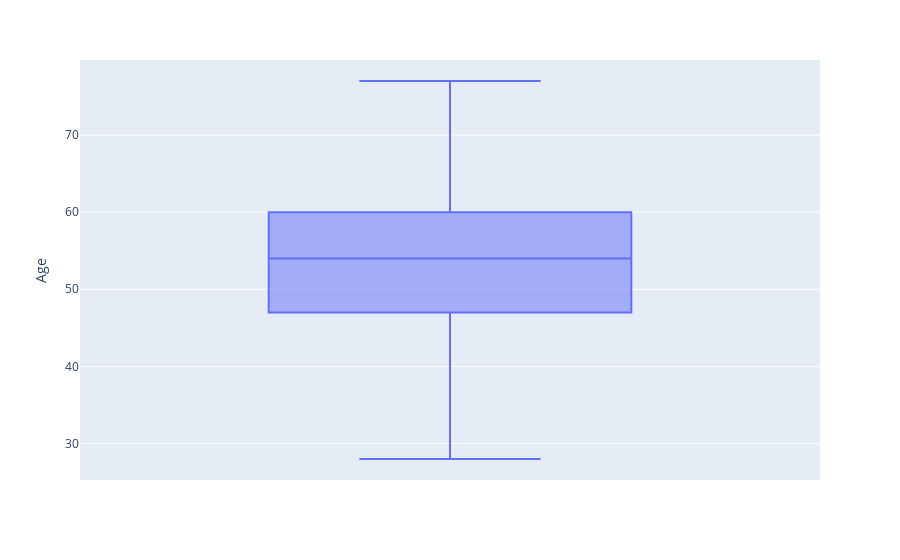

Notebook code for this chart:
### Code cell
px.box(dados2, y="Age")

### Figure 1 — Plotly figure (JSON) as saved in the notebook; plotly's stock layout.template omitted (floating-point values rounded to 4 significant figures; data arrays with more than 128 entries replaced by an {"elided": "..."} marker saying what was removed)
{"data": [{"alignmentgroup": "True", "hovertemplate": "Age=%{y}<extra></extra>", "legendgroup": "", "marker": {"color": "#636efa"}, "name": "", "notched": false, "offsetgroup": "", "orientation": "v", "showlegend": false, "type": "box", "x0": " ", "xaxis": "x", "y": {"elided": "917 int values"}, "y0": " ", "yaxis": "y"}], "layout": {"boxmode": "group", "legend": {"tracegroupgap": 0}, "margin": {"t": 60}, "xaxis": {"anchor": "y", "domain": [0, 1]}, "yaxis": {"anchor": "x", "domain": [0, 1], "title": {"text": "Age"}}}}
